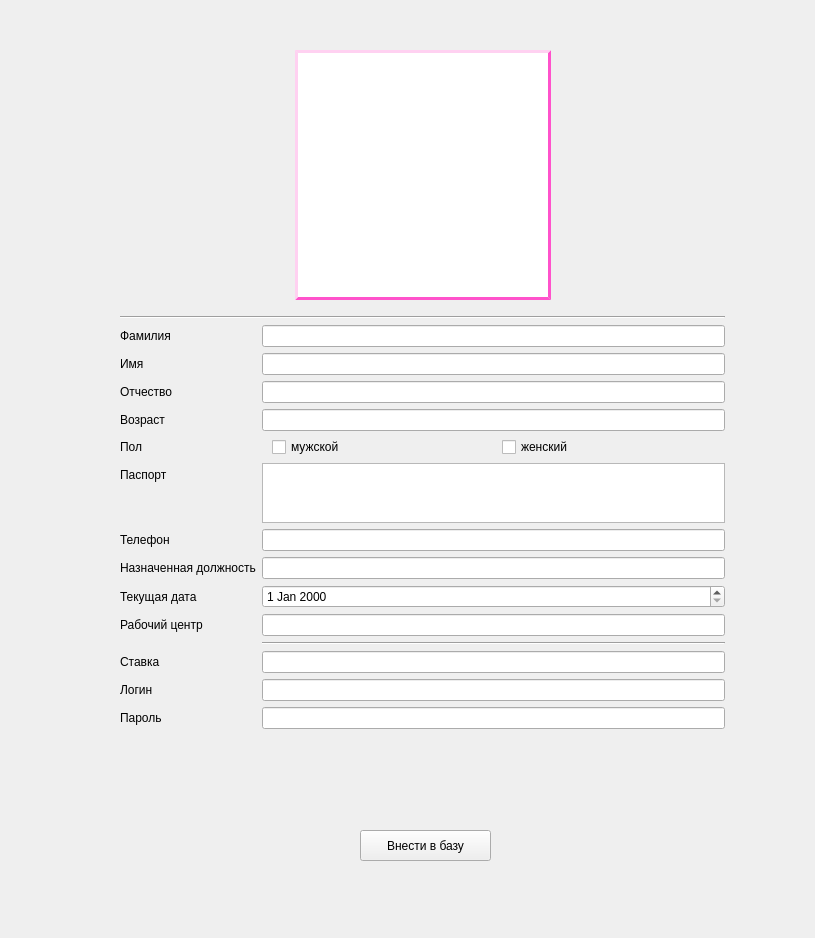
<?xml version="1.0" encoding="UTF-8"?>
<ui version="4.0">
 <class>Add_manager</class>
 <widget class="QWidget" name="Add_manager">
  <property name="geometry">
   <rect>
    <x>0</x>
    <y>0</y>
    <width>815</width>
    <height>938</height>
   </rect>
  </property>
  <property name="maximumSize">
   <size>
    <width>900</width>
    <height>940</height>
   </size>
  </property>
  <property name="windowTitle">
   <string>Приём на работу: менеджер</string>
  </property>
  <property name="windowIcon">
   <iconset resource="resources.qrc">
    <normaloff>:/new/images/Materials/Icons 32x32/avatar2.png</normaloff>:/new/images/Materials/Icons 32x32/avatar2.png</iconset>
  </property>
  <widget class="QWidget" name="verticalLayoutWidget_2">
   <property name="geometry">
    <rect>
     <x>120</x>
     <y>50</y>
     <width>605</width>
     <height>761</height>
    </rect>
   </property>
   <layout class="QVBoxLayout" name="verticalLayout_2">
    <item>
     <layout class="QHBoxLayout" name="horizontalLayout_2">
      <item>
       <spacer name="horizontalSpacer_4">
        <property name="orientation">
         <enum>Qt::Horizontal</enum>
        </property>
        <property name="sizeType">
         <enum>QSizePolicy::Expanding</enum>
        </property>
        <property name="sizeHint" stdset="0">
         <size>
          <width>40</width>
          <height>20</height>
         </size>
        </property>
       </spacer>
      </item>
      <item>
       <widget class="QGraphicsView" name="image">
        <property name="sizePolicy">
         <sizepolicy hsizetype="Expanding" vsizetype="Expanding">
          <horstretch>0</horstretch>
          <verstretch>0</verstretch>
         </sizepolicy>
        </property>
        <property name="minimumSize">
         <size>
          <width>200</width>
          <height>200</height>
         </size>
        </property>
        <property name="maximumSize">
         <size>
          <width>400</width>
          <height>250</height>
         </size>
        </property>
        <property name="styleSheet">
         <string notr="true">border-style:outset;
border-width:3px;
border-color: rgb(255, 82, 203);

</string>
        </property>
        <property name="interactive">
         <bool>false</bool>
        </property>
       </widget>
      </item>
      <item>
       <spacer name="horizontalSpacer_5">
        <property name="orientation">
         <enum>Qt::Horizontal</enum>
        </property>
        <property name="sizeHint" stdset="0">
         <size>
          <width>40</width>
          <height>20</height>
         </size>
        </property>
       </spacer>
      </item>
     </layout>
    </item>
    <item>
     <spacer name="verticalSpacer">
      <property name="orientation">
       <enum>Qt::Vertical</enum>
      </property>
      <property name="sizeType">
       <enum>QSizePolicy::Minimum</enum>
      </property>
      <property name="sizeHint" stdset="0">
       <size>
        <width>20</width>
        <height>10</height>
       </size>
      </property>
     </spacer>
    </item>
    <item>
     <widget class="Line" name="line">
      <property name="orientation">
       <enum>Qt::Horizontal</enum>
      </property>
     </widget>
    </item>
    <item>
     <layout class="QFormLayout" name="formLayout">
      <item row="0" column="0">
       <widget class="QLabel" name="label">
        <property name="text">
         <string>Фамилия</string>
        </property>
       </widget>
      </item>
      <item row="0" column="1">
       <widget class="QLineEdit" name="surname">
        <property name="maximumSize">
         <size>
          <width>500</width>
          <height>16777215</height>
         </size>
        </property>
       </widget>
      </item>
      <item row="1" column="0">
       <widget class="QLabel" name="label_2">
        <property name="text">
         <string>Имя</string>
        </property>
       </widget>
      </item>
      <item row="1" column="1">
       <widget class="QLineEdit" name="name">
        <property name="maximumSize">
         <size>
          <width>500</width>
          <height>16777215</height>
         </size>
        </property>
       </widget>
      </item>
      <item row="2" column="0">
       <widget class="QLabel" name="label_3">
        <property name="text">
         <string>Отчество</string>
        </property>
       </widget>
      </item>
      <item row="2" column="1">
       <widget class="QLineEdit" name="fatherName">
        <property name="maximumSize">
         <size>
          <width>500</width>
          <height>16777215</height>
         </size>
        </property>
       </widget>
      </item>
      <item row="3" column="0">
       <widget class="QLabel" name="label_4">
        <property name="text">
         <string>Возраст</string>
        </property>
       </widget>
      </item>
      <item row="3" column="1">
       <widget class="QLineEdit" name="age">
        <property name="maximumSize">
         <size>
          <width>500</width>
          <height>16777215</height>
         </size>
        </property>
       </widget>
      </item>
      <item row="4" column="0">
       <widget class="QLabel" name="label_5">
        <property name="text">
         <string>Пол</string>
        </property>
       </widget>
      </item>
      <item row="5" column="0">
       <widget class="QLabel" name="label_6">
        <property name="text">
         <string>Паспорт</string>
        </property>
       </widget>
      </item>
      <item row="7" column="0">
       <widget class="QLabel" name="label_7">
        <property name="text">
         <string>Назначенная должность</string>
        </property>
       </widget>
      </item>
      <item row="5" column="1">
       <widget class="QTextEdit" name="pasport">
        <property name="sizePolicy">
         <sizepolicy hsizetype="MinimumExpanding" vsizetype="Expanding">
          <horstretch>0</horstretch>
          <verstretch>0</verstretch>
         </sizepolicy>
        </property>
        <property name="minimumSize">
         <size>
          <width>250</width>
          <height>60</height>
         </size>
        </property>
        <property name="maximumSize">
         <size>
          <width>500</width>
          <height>60</height>
         </size>
        </property>
       </widget>
      </item>
      <item row="8" column="0">
       <widget class="QLabel" name="label_8">
        <property name="text">
         <string>Текущая дата</string>
        </property>
       </widget>
      </item>
      <item row="8" column="1">
       <widget class="QDateEdit" name="dateReg">
        <property name="maximumSize">
         <size>
          <width>500</width>
          <height>16777215</height>
         </size>
        </property>
       </widget>
      </item>
      <item row="11" column="0">
       <widget class="QLabel" name="label_9">
        <property name="text">
         <string>Ставка</string>
        </property>
       </widget>
      </item>
      <item row="11" column="1">
       <widget class="QLineEdit" name="salary">
        <property name="enabled">
         <bool>true</bool>
        </property>
        <property name="maximumSize">
         <size>
          <width>500</width>
          <height>16777215</height>
         </size>
        </property>
        <property name="readOnly">
         <bool>false</bool>
        </property>
       </widget>
      </item>
      <item row="6" column="0">
       <widget class="QLabel" name="label_10">
        <property name="text">
         <string>Телефон</string>
        </property>
       </widget>
      </item>
      <item row="6" column="1">
       <widget class="QLineEdit" name="phoneNumber">
        <property name="maximumSize">
         <size>
          <width>500</width>
          <height>16777215</height>
         </size>
        </property>
       </widget>
      </item>
      <item row="4" column="1">
       <layout class="QHBoxLayout" name="horizontalLayout">
        <item>
         <spacer name="horizontalSpacer">
          <property name="orientation">
           <enum>Qt::Horizontal</enum>
          </property>
          <property name="sizeType">
           <enum>QSizePolicy::Fixed</enum>
          </property>
          <property name="sizeHint" stdset="0">
           <size>
            <width>10</width>
            <height>20</height>
           </size>
          </property>
         </spacer>
        </item>
        <item>
         <widget class="QCheckBox" name="male_box">
          <property name="text">
           <string>мужской</string>
          </property>
         </widget>
        </item>
        <item>
         <spacer name="horizontalSpacer_3">
          <property name="orientation">
           <enum>Qt::Horizontal</enum>
          </property>
          <property name="sizeType">
           <enum>QSizePolicy::Fixed</enum>
          </property>
          <property name="sizeHint" stdset="0">
           <size>
            <width>10</width>
            <height>20</height>
           </size>
          </property>
         </spacer>
        </item>
        <item>
         <widget class="QCheckBox" name="female_box">
          <property name="text">
           <string>женский</string>
          </property>
         </widget>
        </item>
        <item>
         <spacer name="horizontalSpacer_2">
          <property name="orientation">
           <enum>Qt::Horizontal</enum>
          </property>
          <property name="sizeType">
           <enum>QSizePolicy::Fixed</enum>
          </property>
          <property name="sizeHint" stdset="0">
           <size>
            <width>10</width>
            <height>10</height>
           </size>
          </property>
         </spacer>
        </item>
       </layout>
      </item>
      <item row="7" column="1">
       <widget class="QLineEdit" name="post"/>
      </item>
      <item row="12" column="0">
       <widget class="QLabel" name="label_11">
        <property name="text">
         <string>Логин</string>
        </property>
       </widget>
      </item>
      <item row="13" column="0">
       <widget class="QLabel" name="label_12">
        <property name="text">
         <string>Пароль</string>
        </property>
       </widget>
      </item>
      <item row="12" column="1">
       <widget class="QLineEdit" name="login"/>
      </item>
      <item row="13" column="1">
       <widget class="QLineEdit" name="password"/>
      </item>
      <item row="14" column="1">
       <spacer name="verticalSpacer_2">
        <property name="orientation">
         <enum>Qt::Vertical</enum>
        </property>
        <property name="sizeHint" stdset="0">
         <size>
          <width>20</width>
          <height>40</height>
         </size>
        </property>
       </spacer>
      </item>
      <item row="10" column="1">
       <widget class="Line" name="line_2">
        <property name="orientation">
         <enum>Qt::Horizontal</enum>
        </property>
       </widget>
      </item>
      <item row="9" column="1">
       <widget class="QLineEdit" name="workCenter"/>
      </item>
      <item row="9" column="0">
       <widget class="QLabel" name="label_13">
        <property name="text">
         <string>Рабочий центр</string>
        </property>
       </widget>
      </item>
     </layout>
    </item>
   </layout>
  </widget>
  <widget class="QPushButton" name="add_m">
   <property name="geometry">
    <rect>
     <x>360</x>
     <y>830</y>
     <width>131</width>
     <height>31</height>
    </rect>
   </property>
   <property name="maximumSize">
    <size>
     <width>140</width>
     <height>31</height>
    </size>
   </property>
   <property name="text">
    <string>Внести в базу</string>
   </property>
  </widget>
 </widget>
 <resources>
  <include location="resources.qrc"/>
 </resources>
 <connections/>
</ui>
